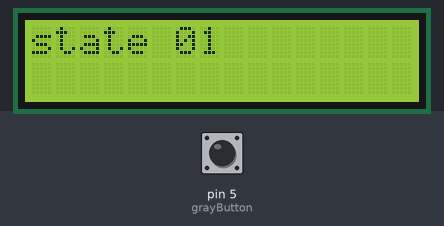
Recording of a sketch running on a simulated Arduino Uno, built with avr-gcc and run on an emulated ATmega328P. On the bench: 16×2 character LCD. Inputs (shaded band) come from the test bench; at power-on: pin 5 (grayButton) HIGH. What the sketch prints to the serial monitor is not drawn.

Above: at 1.6 s.
1.7 s: pin 5 (grayButton) pulled LOW for 1.3 s
At 2.8 s:
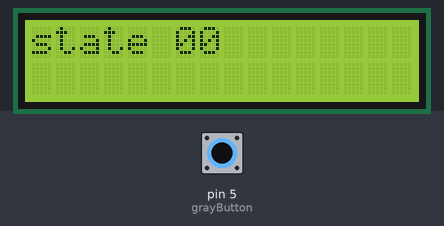
Timing chart, 0 to 4.7 s (numbered marks = the images above; inputs shaded):
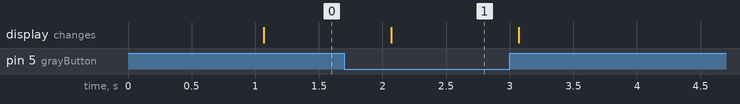

The sketch:

lcd.ino
```cpp
#include <StateMachine.h>
#include <LiquidCrystal.h>

const int grayButton = 5, acceptButton = 6;
int grayInput = 0, acceptInput = 0;

const int rs = 7, en = 8, d4 = 9, d5 = 10, d6 = 11, d7 = 12;
LiquidCrystal lcd(rs, en, d4, d5, d6, d7);
int initialState = 0;

StateMachine machine = StateMachine();

State* S0 = machine.addState(&state0);
State* S1 = machine.addState(&state1);

void setup() {
  lcd.begin(16, 2);
  pinMode(grayButton, INPUT_PULLUP);
  pinMode(acceptButton, INPUT_PULLUP);
  S0->addTransition(&transitionS0S1, S1);

  Serial.begin(9600);
}

void loop() {
  delay(1000);
  machine.run();
}

//--------------------------------- State Actions ------------------------------

void state0(){
   lcd.clear();
   grayInput = digitalRead(grayButton);
   Serial.print(grayInput);
   lcd.print("state 0");
   lcd.print(grayInput);
}

void state1(){
  lcd.clear();
  lcd.print("state 1");
}

//--------------------------------- State Transitions -------------------------

bool transitionS0S1(){
  return false;
}
```

Measured:
- after the input at 1.7 s, the display: changes after 0.37 s (image 1)
